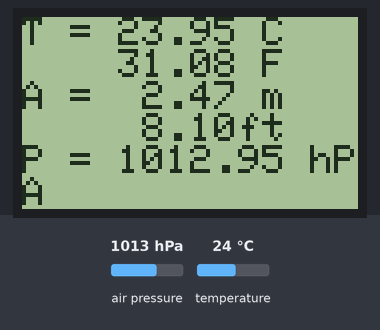
Recording of a sketch running on a simulated Arduino Uno, built with avr-gcc and run on an emulated ATmega328P. Parts: 84×48 one-colour display. Wiring (inferred from the names in the program): BMP180 pressure sensor at I2C address 0x77. The inputs (shaded band) are chosen by the test bench; at power-on: air pressure 1013 hPa, temperature 24 °C. What the sketch prints to the serial monitor is not drawn.

Above: at 1.9 s.
2.0 s: air pressure set to 952 hPa
At 7.9 s:
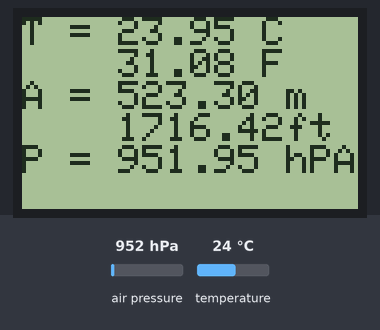
13.8 s: temperature set to 12 °C
At 20.8 s:
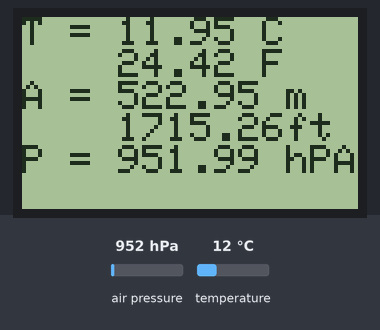
21.1 s: air pressure set to 975 hPa
At 26.2 s:
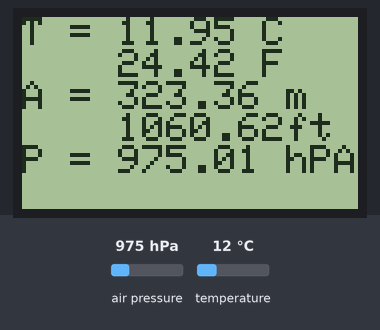
27.2 s: temperature set to 19 °C
At 32.6 s:
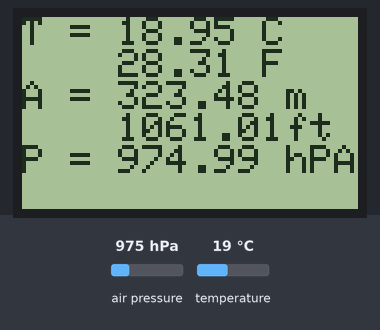
Timing chart, 0 to 34.1 s (numbered marks = the images above; inputs shaded):
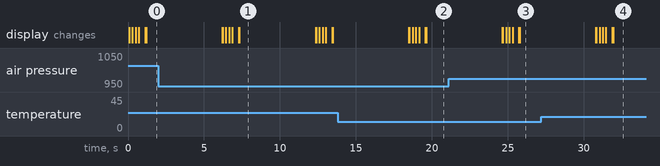

Measured:
- what the display in image 1 shows lasts 5.0 s, from 7.3 s to 12.3 s

The sketch:

bmp180_Nokia5110.ino
```cpp
/*

  bmp190_Nokia5100.ino

  Description:

  Website: electronut.in

  References:

  - https://learn.sparkfun.com/tutorials/bmp180-barometric-pressure-sensor-hookup-

  - https://github.com/adafruit/Adafruit-GFX-Library

  - https://github.com/adafruit/Adafruit-PCD8544-Nokia-5110-LCD-library

*/

#include <Wire.h>
#include <SFE_BMP180.h>
#include <SPI.h>
#include <Adafruit_GFX.h>
#include <Adafruit_PCD8544.h>


// Hardware SPI (faster, but must use certain hardware pins):
// SCK is LCD serial clock (SCLK) - this is pin 13 on Arduino Uno
// MOSI is LCD DIN - this is pin 11 on an Arduino Uno
// pin 5 - Data/Command select (D/C)
// pin 4 - LCD chip select (CS)
// pin 3 - LCD reset (RST)
Adafruit_PCD8544 display = Adafruit_PCD8544(5, 4, 3);
// Note with hardware SPI MISO and SS pins aren't used but will still be read
// and written to during SPI transfer.  Be careful sharing these pins!

SFE_BMP180 bmp180;

void setup()   {

  // for debugging
  Serial.begin(9600);

  // initialize display
  display.begin();

  // set contrast
  display.setContrast(50);

  // initialize BMP180
  bool success = bmp180.begin();

  if(success) {
    Serial.println("BMP180 init success");
  }
}

// animation
void showAnimation()
{
  // clear display
  display.clearDisplay();
  display.display();

  int W = display.width();
  int H = display.height();

  // draw a mountain
  display.drawLine(0, H-1, W/4, 0, BLACK);
  display.drawLine(W/4, 0, W/2, H/2, BLACK);
  display.drawLine(W/2, H/2, 3*W/4, H/4, BLACK);
  display.drawLine(3*W/4, H/4, W-1, H-1, BLACK);

  display.display();

  // draw pulsing marker
  display.drawCircle(3*W/8, H/4, 2, BLACK);
  display.fillCircle(3*W/8, H/4, 2, BLACK);
  display.display();
  delay(200);
  display.drawCircle(3*W/8, H/4, 4, BLACK);
  display.display();
  delay(200);
  display.drawCircle(3*W/8, H/4, 6, BLACK);
  display.display();
  delay(200);
  display.drawCircle(3*W/8, H/4, 8, BLACK);
  display.display();
  delay(200);

  delay(200);

  // clear display
  display.clearDisplay();
  display.display();
}

// main loop
void loop() {

  showAnimation();

  // take measurement
  double T, P, A;
  bool success = measureBMP180(T, P, A);
  // don't update for unsuccessful measurement
  if (!success)
    return;

  // display
  display.setTextSize(1);
  display.setTextColor(BLACK);
  display.setCursor(0,0);

  String strMsg;
  // temp
  char strT[16];
  dtostrf(T, 3, 2, strT);
  strMsg += "T = ";
  strMsg += strT;
  strMsg += " C\n";
  double TF = (T + 32)*5.0/9.0;
  dtostrf(TF, 3, 2, strT);
  strMsg += "    ";
  strMsg += strT;
  strMsg += " F\n";

  // altitude
  char strA[16];
  dtostrf(A, 5, 2, strA);
  strMsg += "A = ";
  strMsg += strA;
  strMsg += " m\n";
  double AF = 3.28*A;
  dtostrf(AF, 5, 2, strA);
  strMsg += "    ";
  strMsg += strA;
  strMsg += "ft\n";

  // pressure
  char strP[16];
  dtostrf(P, 5, 2, strP);
  strMsg += "P = ";
  strMsg += strP;
  strMsg += " hPA \n";
  dtostrf(0.75*P, 5, 2, strP);
  display.println(strMsg);

  // show
  display.display();

  // wait
  delay(5000);
}

// get T, P, A readings from BMP180
bool measureBMP180(double& temp, double& pr, double& al)
{
  char status;
  double T,P,p0,a;
  bool success = false;

  // Start a temperature measurement:
  // If request is successful, the number of ms to wait is returned.
  // If request is unsuccessful, 0 is returned.
  status = bmp180.startTemperature();
  if (status != 0)
  {
    // Wait for the measurement to complete:
    delay(status);

    // Retrieve the completed temperature measurement:
    // Note that the measurement is stored in the variable T.
    // Function returns 1 if successful, 0 if failure.

    status = bmp180.getTemperature(T);
    if (status != 0)
    {
      // save temp
      temp = T;

      // Start a pressure measurement:
      // The parameter is the oversampling setting, from 0 to 3 (highest res, longest wait).
      // If request is successful, the number of ms to wait is returned.
      // If request is unsuccessful, 0 is returned.

      status = bmp180.startPressure(3);
      if (status != 0)
      {
        // Wait for the measurement to complete:
        delay(status);

        // Retrieve the completed pressure measurement:
        // Note that the measurement is stored in the variable P.
        // Note also that the function requires the previous temperature measurement (T).
        // (If temperature is stable, you can do one temperature measurement for a number of pressure measurements.)
        // Function returns 1 if successful, 0 if failure.

        status = bmp180.getPressure(P,T);
        if (status != 0)
        {
          // save pressure
          pr = P;

          // calculate altitude using pressure at sea level
          al = bmp180.altitude(P, 1013.25);

          // set flag
          success = true;
        }
      }
    }
  }

  return success;
}
```

SFE_BMP180.cpp
```cpp
// (licence header left out)
#include <SFE_BMP180.h>
#include <Wire.h>
#include <stdio.h>
#include <math.h>


SFE_BMP180::SFE_BMP180()
// Base library type
{
}


char SFE_BMP180::begin()
// Initialize library for subsequent pressure measurements
{
	double c3,c4,b1;

	// Start up the Arduino's "wire" (I2C) library:

	Wire.begin();

	// The BMP180 includes factory calibration data stored on the device.
	// Each device has different numbers, these must be retrieved and
	// used in the calculations when taking pressure measurements.

	// Retrieve calibration data from device:

	if (readInt(0xAA,AC1) &&
		readInt(0xAC,AC2) &&
		readInt(0xAE,AC3) &&
		readUInt(0xB0,AC4) &&
		readUInt(0xB2,AC5) &&
		readUInt(0xB4,AC6) &&
		readInt(0xB6,VB1) &&
		readInt(0xB8,VB2) &&
		readInt(0xBA,MB) &&
		readInt(0xBC,MC) &&
		readInt(0xBE,MD))
	{

		// All reads completed successfully!

		// If you need to check your math using known numbers,
		// you can uncomment one of these examples.
		// (The correct results are commented in the below functions.)

		// Example from Bosch datasheet
		// AC1 = 408; AC2 = -72; AC3 = -14383; AC4 = 32741; AC5 = 32757; AC6 = 23153;
		// B1 = 6190; B2 = 4; MB = -32768; MC = -8711; MD = 2868;

		// Example from http://wmrx00.sourceforge.net/Arduino/BMP180-Calcs.pdf
		// AC1 = 7911; AC2 = -934; AC3 = -14306; AC4 = 31567; AC5 = 25671; AC6 = 18974;
		// VB1 = 5498; VB2 = 46; MB = -32768; MC = -11075; MD = 2432;

		/*
		Serial.print("AC1: "); Serial.println(AC1);
		Serial.print("AC2: "); Serial.println(AC2);
		Serial.print("AC3: "); Serial.println(AC3);
		Serial.print("AC4: "); Serial.println(AC4);
		Serial.print("AC5: "); Serial.println(AC5);
		Serial.print("AC6: "); Serial.println(AC6);
		Serial.print("VB1: "); Serial.println(VB1);
		Serial.print("VB2: "); Serial.println(VB2);
		Serial.print("MB: "); Serial.println(MB);
		Serial.print("MC: "); Serial.println(MC);
		Serial.print("MD: "); Serial.println(MD);
		*/

		// Compute floating-point polynominals:

		c3 = 160.0 * pow(2,-15) * AC3;
		c4 = pow(10,-3) * pow(2,-15) * AC4;
		b1 = pow(160,2) * pow(2,-30) * VB1;
		c5 = (pow(2,-15) / 160) * AC5;
		c6 = AC6;
		mc = (pow(2,11) / pow(160,2)) * MC;
		md = MD / 160.0;
		x0 = AC1;
		x1 = 160.0 * pow(2,-13) * AC2;
		x2 = pow(160,2) * pow(2,-25) * VB2;
		y0 = c4 * pow(2,15);
		y1 = c4 * c3;
		y2 = c4 * b1;
		p0 = (3791.0 - 8.0) / 1600.0;
		p1 = 1.0 - 7357.0 * pow(2,-20);
		p2 = 3038.0 * 100.0 * pow(2,-36);

		/*
		Serial.println();
		Serial.print("c3: "); Serial.println(c3);
		Serial.print("c4: "); Serial.println(c4);
		Serial.print("c5: "); Serial.println(c5);
		Serial.print("c6: "); Serial.println(c6);
		Serial.print("b1: "); Serial.println(b1);
		Serial.print("mc: "); Serial.println(mc);
		Serial.print("md: "); Serial.println(md);
		Serial.print("x0: "); Serial.println(x0);
		Serial.print("x1: "); Serial.println(x1);
		Serial.print("x2: "); Serial.println(x2);
		Serial.print("y0: "); Serial.println(y0);
		Serial.print("y1: "); Serial.println(y1);
		Serial.print("y2: "); Serial.println(y2);
		Serial.print("p0: "); Serial.println(p0);
		Serial.print("p1: "); Serial.println(p1);
		Serial.print("p2: "); Serial.println(p2);
		*/

		// Success!
		return(1);
	}
	else
	{
		// Error reading calibration data; bad component or connection?
		return(0);
	}
}


char SFE_BMP180::readInt(char address, int &value)
// Read a signed integer (two bytes) from device
// address: register to start reading (plus subsequent register)
// value: external variable to store data (function modifies value)
{
	unsigned char data[2];

	data[0] = address;
	if (readBytes(data,2))
	{
		value = (((int)data[0]<<8)|(int)data[1]);
		//if (*value & 0x8000) *value |= 0xFFFF0000; // sign extend if negative
		return(1);
	}
	value = 0;
	return(0);
}


char SFE_BMP180::readUInt(char address, unsigned int &value)
// Read an unsigned integer (two bytes) from device
// address: register to start reading (plus subsequent register)
// value: external variable to store data (function modifies value)
{
	unsigned char data[2];

	data[0] = address;
	if (readBytes(data,2))
	{
		value = (((unsigned int)data[0]<<8)|(unsigned int)data[1]);
		return(1);
	}
	value = 0;
	return(0);
}


char SFE_BMP180::readBytes(unsigned char *values, char length)
// Read an array of bytes from device
// values: external array to hold data. Put starting register in values[0].
// length: number of bytes to read
{
	char x;

	Wire.beginTransmission(BMP180_ADDR);
	Wire.write(values[0]);
	_error = Wire.endTransmission();
	if (_error == 0)
	{
		Wire.requestFrom(BMP180_ADDR,length);
		while(Wire.available() != length) ; // wait until bytes are ready
		for(x=0;x<length;x++)
		{
			values[x] = Wire.read();
		}
		return(1);
	}
	return(0);
}


char SFE_BMP180::writeBytes(unsigned char *values, char length)
// Write an array of bytes to device
// values: external array of data to write. Put starting register in values[0].
// length: number of bytes to write
{
	char x;

	Wire.beginTransmission(BMP180_ADDR);
	Wire.write(values,length);
	_error = Wire.endTransmission();
	if (_error == 0)
		return(1);
	else
		return(0);
}


char SFE_BMP180::startTemperature(void)
// Begin a temperature reading.
// Will return delay in ms to wait, or 0 if I2C error
{
	unsigned char data[2], result;

	data[0] = BMP180_REG_CONTROL;
	data[1] = BMP180_COMMAND_TEMPERATURE;
	result = writeBytes(data, 2);
	if (result) // good write?
		return(5); // return the delay in ms (rounded up) to wait before retrieving data
	else
		return(0); // or return 0 if there was a problem communicating with the BMP
}


char SFE_BMP180::getTemperature(double &T)
// Retrieve a previously-started temperature reading.
// Requires begin() to be called once prior to retrieve calibration parameters.
// Requires startTemperature() to have been called prior and sufficient time elapsed.
// T: external variable to hold result.
// Returns 1 if successful, 0 if I2C error.
{
	unsigned char data[2];
	char result;
	double tu, a;

	data[0] = BMP180_REG_RESULT;

	result = readBytes(data, 2);
	if (result) // good read, calculate temperature
	{
		tu = (data[0] * 256.0) + data[1];

		//example from Bosch datasheet
		//tu = 27898;

		//example from http://wmrx00.sourceforge.net/Arduino/BMP085-Calcs.pdf
		//tu = 0x69EC;

		a = c5 * (tu - c6);
		T = a + (mc / (a + md));

		/*
		Serial.println();
		Serial.print("tu: "); Serial.println(tu);
		Serial.print("a: "); Serial.println(a);
		Serial.print("T: "); Serial.println(*T);
		*/
	}
	return(result);
}


char SFE_BMP180::startPressure(char oversampling)
// Begin a pressure reading.
// Oversampling: 0 to 3, higher numbers are slower, higher-res outputs.
// Will return delay in ms to wait, or 0 if I2C error.
{
	unsigned char data[2], result, delay;

	data[0] = BMP180_REG_CONTROL;

	switch (oversampling)
	{
		case 0:
			data[1] = BMP180_COMMAND_PRESSURE0;
			delay = 5;
		break;
		case 1:
			data[1] = BMP180_COMMAND_PRESSURE1;
			delay = 8;
		break;
		case 2:
			data[1] = BMP180_COMMAND_PRESSURE2;
			delay = 14;
		break;
		case 3:
			data[1] = BMP180_COMMAND_PRESSURE3;
			delay = 26;
		break;
		default:
			data[1] = BMP180_COMMAND_PRESSURE0;
			delay = 5;
		break;
	}
	result = writeBytes(data, 2);
	if (result) // good write?
		return(delay); // return the delay in ms (rounded up) to wait before retrieving data
	else
		return(0); // or return 0 if there was a problem communicating with the BMP
}


char SFE_BMP180::getPressure(double &P, double &T)
// Retrieve a previously started pressure reading, calculate abolute pressure in mbars.
// Requires begin() to be called once prior to retrieve calibration parameters.
// Requires startPressure() to have been called prior and sufficient time elapsed.
// Requires recent temperature reading to accurately calculate pressure.

// P: external variable to hold pressure.
// T: previously-calculated temperature.
// Returns 1 for success, 0 for I2C error.

// Note that calculated pressure value is absolute mbars, to compensate for altitude call sealevel().
{
	unsigned char data[3];
	char result;
	double pu,s,x,y,z;

	data[0] = BMP180_REG_RESULT;

	result = readBytes(data, 3);
	if (result) // good read, calculate pressure
	{
		pu = (data[0] * 256.0) + data[1] + (data[2]/256.0);

		//example from Bosch datasheet
		//pu = 23843;

		//example from http://wmrx00.sourceforge.net/Arduino/BMP085-Calcs.pdf, pu = 0x982FC0;
		//pu = (0x98 * 256.0) + 0x2F + (0xC0/256.0);

		s = T - 25.0;
		x = (x2 * pow(s,2)) + (x1 * s) + x0;
		y = (y2 * pow(s,2)) + (y1 * s) + y0;
		z = (pu - x) / y;
		P = (p2 * pow(z,2)) + (p1 * z) + p0;

		/*
		Serial.println();
		Serial.print("pu: "); Serial.println(pu);
		Serial.print("T: "); Serial.println(*T);
		Serial.print("s: "); Serial.println(s);
		Serial.print("x: "); Serial.println(x);
		Serial.print("y: "); Serial.println(y);
		Serial.print("z: "); Serial.println(z);
		Serial.print("P: "); Serial.println(*P);
		*/
	}
	return(result);
}


double SFE_BMP180::sealevel(double P, double A)
// Given a pressure P (mb) taken at a specific altitude (meters),
// return the equivalent pressure (mb) at sea level.
// This produces pressure readings that can be used for weather measurements.
{
	return(P/pow(1-(A/44330.0),5.255));
}


double SFE_BMP180::altitude(double P, double P0)
// Given a pressure measurement P (mb) and the pressure at a baseline P0 (mb),
// return altitude (meters) above baseline.
{
	return(44330.0*(1-pow(P/P0,1/5.255)));
}


char SFE_BMP180::getError(void)
	// If any library command fails, you can retrieve an extended
	// error code using this command. Errors are from the wire library:
	// 0 = Success
	// 1 = Data too long to fit in transmit buffer
	// 2 = Received NACK on transmit of address
	// 3 = Received NACK on transmit of data
	// 4 = Other error
{
	return(_error);
}
```

SFE_BMP180.h
```cpp
// (licence header left out)
#ifndef SFE_BMP180_h
#define SFE_BMP180_h

#if defined(ARDUINO) && ARDUINO >= 100
#include "Arduino.h"
#else
#include "WProgram.h"
#endif

class SFE_BMP180
{
	public:
		SFE_BMP180(); // base type

		char begin();
			// call pressure.begin() to initialize BMP180 before use
			// returns 1 if success, 0 if failure (bad component or I2C bus shorted?)

		char startTemperature(void);
			// command BMP180 to start a temperature measurement
			// returns (number of ms to wait) for success, 0 for fail

		char getTemperature(double &T);
			// return temperature measurement from previous startTemperature command
			// places returned value in T variable (deg C)
			// returns 1 for success, 0 for fail

		char startPressure(char oversampling);
			// command BMP180 to start a pressure measurement
			// oversampling: 0 - 3 for oversampling value
			// returns (number of ms to wait) for success, 0 for fail

		char getPressure(double &P, double &T);
			// return absolute pressure measurement from previous startPressure command
			// note: requires previous temperature measurement in variable T
			// places returned value in P variable (mbar)
			// returns 1 for success, 0 for fail

		double sealevel(double P, double A);
			// convert absolute pressure to sea-level pressure (as used in weather data)
			// P: absolute pressure (mbar)
			// A: current altitude (meters)
			// returns sealevel pressure in mbar

		double altitude(double P, double P0);
			// convert absolute pressure to altitude (given baseline pressure; sea-level, runway, etc.)
			// P: absolute pressure (mbar)
			// P0: fixed baseline pressure (mbar)
			// returns signed altitude in meters

		char getError(void);
			// If any library command fails, you can retrieve an extended
			// error code using this command. Errors are from the wire library:
			// 0 = Success
			// 1 = Data too long to fit in transmit buffer
			// 2 = Received NACK on transmit of address
			// 3 = Received NACK on transmit of data
			// 4 = Other error

	private:

		char readInt(char address, int &value);
			// read an signed int (16 bits) from a BMP180 register
			// address: BMP180 register address
			// value: external signed int for returned value (16 bits)
			// returns 1 for success, 0 for fail, with result in value

		char readUInt(char address, unsigned int &value);
			// read an unsigned int (16 bits) from a BMP180 register
			// address: BMP180 register address
			// value: external unsigned int for returned value (16 bits)
			// returns 1 for success, 0 for fail, with result in value

		char readBytes(unsigned char *values, char length);
			// read a number of bytes from a BMP180 register
			// values: array of char with register address in first location [0]
			// length: number of bytes to read back
			// returns 1 for success, 0 for fail, with read bytes in values[] array

		char writeBytes(unsigned char *values, char length);
			// write a number of bytes to a BMP180 register (and consecutive subsequent registers)
			// values: array of char with register address in first location [0]
			// length: number of bytes to write
			// returns 1 for success, 0 for fail

		int AC1,AC2,AC3,VB1,VB2,MB,MC,MD;
		unsigned int AC4,AC5,AC6;
		double c5,c6,mc,md,x0,x1,x2,y0,y1,y2,p0,p1,p2;
		char _error;
};

#define BMP180_ADDR 0x77 // 7-bit address

#define	BMP180_REG_CONTROL 0xF4
#define	BMP180_REG_RESULT 0xF6

#define	BMP180_COMMAND_TEMPERATURE 0x2E
#define	BMP180_COMMAND_PRESSURE0 0x34
#define	BMP180_COMMAND_PRESSURE1 0x74
#define	BMP180_COMMAND_PRESSURE2 0xB4
#define	BMP180_COMMAND_PRESSURE3 0xF4

#endif
```
